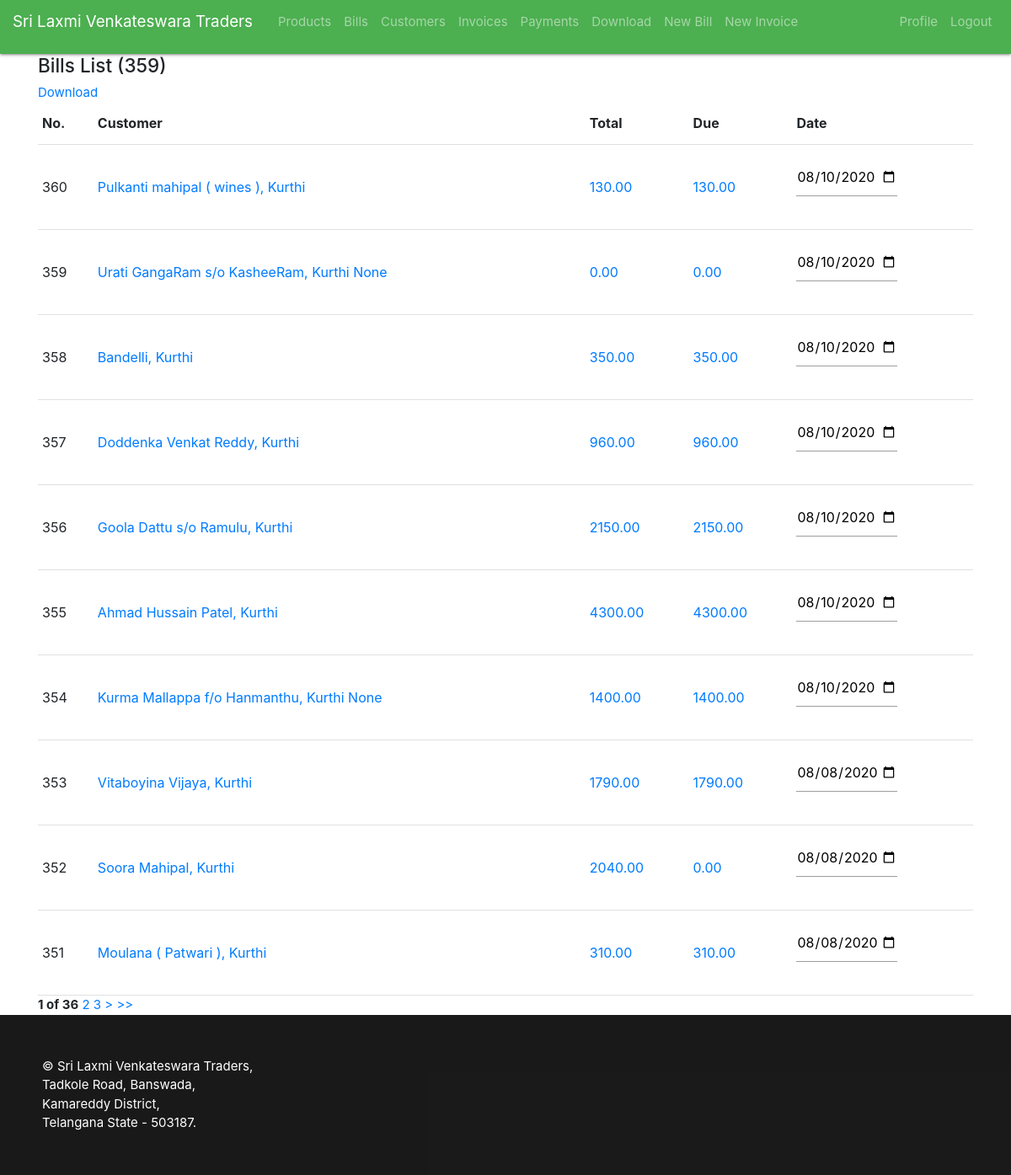
The app's page /bills/ (signed in) with its own data.
### home/models.py (models this page shows, shortened)
class Bill(models.Model):
    customer = models.ForeignKey('Customer',on_delete=models.CASCADE)
    date = models.DateTimeField(auto_now_add=True)
    total = models.DecimalField(max_digits=10,decimal_places=2,default=0)
    due = models.DecimalField(max_digits=10, decimal_places=2,default=0)
    @property
    def time_isoformat(self):
        return self.date.time().isoformat()[:8]

class Customer(models.Model):
    name = models.CharField(max_length=64)
    phone = models.IntegerField(null=True)
    email = models.EmailField(null=True)
    id_in_book = models.IntegerField(default=0)
    address = models.ForeignKey(Village,models.CASCADE,related_name='user_address')#models.CharField(max_length=128)
    due = models.DecimalField(default=0,decimal_places=2,max_digits=10)
    def __str__(self):
        phone = ''
        if self.phone != -1:
            phone = self.phone
        return " "+self.name+", "+" "+self.address.village+" "+str(phone)

class Village(models.Model):
    village = models.CharField(max_length=64)
    mandal = models.CharField(max_length=64)
    district = models.CharField(max_length=64)

### home/views.py (the view)
# urls.py: path('bills/',BillListView.as_view(),name='bills'),
class BillListView(PermissionRequiredMixin, MyListView):
    model = Bill
    permission_required = 'view_bill'
    context_object_name = 'bill'
    paginate_by = 10
    order_by = "date"
    order = 'desc'
    table = "home_bill AS b INNER JOIN home_customer as c ON b.customer_id = c.id "
    sort_links = ['id','c.name','total','due','date']

### home/views.py (called while the page is built)
    def get_context_data(self):
        context = super().get_context_data()
        context['sort_links'] = self.sort_links
        context['page'] = self.page
        context['order'] = self.order
        context['order_by'] = self.order_by
        context['paginate_by'] = self.paginate_by
        return context

    def get_queryset(self):
        if self.request.method == 'GET':
            GET = self.request.GET
            if 'page' in GET:
                self.page = GET['page']
            if 'order_by' in GET:
                self.order_by = GET['order_by']
            if 'order' in GET :
                self.order = GET['order']
        if self.table :
            return self.model.objects.raw("SELECT * FROM "+self.table+" WHERE "+self.where+" ORDER BY "+self.order_by+" "+self.order)#+" LIMIT "+str(int(self.page))+" , "+str(int(self.paginate_by)))
        return self.model.objects.raw("SELECT * FROM home_"+self.model._meta.object_name+" WHERE "+self.where+" ORDER BY "+self.order_by+" "+self.order)#+" LIMIT "+str(int(self.page))+" , "+str(int(self.paginate_by)))

### home/templates/home/bill_list.html (shortened to what this page needs)
{% extends 'home/list.html' %}
{% block content %}
    <h4>Bills List ({{ page_obj.paginator.count }})</h4>
    <a href="{% url 'export' 'bills.xlsx'  %}" download=''  >Download</a>
    {% if bill %}
        <table>
            <thead>
            <tr>
                <th>No.</th>
                <th>Customer</th>
                <th>Total</th>
                <th>Due</th>
                <th>Date</th>
            </tr>
            </thead>
            {% for b in bill %}
                <tr>
                    <td>{{ b.id }}</td>
                    <td><a href="{% url 'customer_bills' b.customer.id %}">{{b.customer}}</a></td>
                    <td><a href="{% url 'bill_particular' b.id %}">{{ b.total }}</a></td>
                    <td><a href="{% url 'payment' b.id %}">{{ b.due }}</a></td>
                    <td>
                        <form method="POST" action="{% url 'bill_date_update' b.id %}">
                            <span class="date" onclick="show_time(this);">
                                <input type="date" name="date" value="{{ b.date.date.isoformat }}"/>
                            </span>
                        </form>
                    </td>
                </tr>
            {% endfor %}
        </table>
    {% else %}
        No bills till now.
    {% endif %}
{% endblock %}

### home/static/home/main.css (style rules this page uses)
.date input { max-width: 8rem; }

### records on screen
Bill: id "360", customer "Pulkanti mahipal ( wines ), Kurthi", total "130.00", due "130.00", date "08/10/2020"
Bill: id "359", customer "Urati GangaRam s/o KasheeRam, Kurthi None", total "0.00", due "0.00", date "08/10/2020"
Bill: id "358", customer "Bandelli, Kurthi", total "350.00", due "350.00", date "08/10/2020"
Bill: id "357", customer "Doddenka Venkat Reddy, Kurthi", total "960.00", due "960.00", date "08/10/2020"
Bill: id "356", customer "Goola Dattu s/o Ramulu, Kurthi", total "2150.00", due "2150.00", date "08/10/2020"
Bill: id "355", customer "Ahmad Hussain Patel, Kurthi", total "4300.00", due "4300.00", date "08/10/2020"
Bill: id "354", customer "Kurma Mallappa f/o Hanmanthu, Kurthi None", total "1400.00", due "1400.00", date "08/10/2020"
Bill: id "353", customer "Vitaboyina Vijaya, Kurthi", total "1790.00", due "1790.00", date "08/08/2020"
Bill: id "352", customer "Soora Mahipal, Kurthi", total "2040.00", due "0.00", date "08/08/2020"
Bill: id "351", customer "Moulana ( Patwari ), Kurthi", total "310.00", due "310.00", date "08/08/2020"

### other values on screen
{{ page_obj.paginator.count }} "359"
{{ num }} "1"
{{ page_obj.paginator.num_pages }} "36"
{{ num }} "2" "3"
